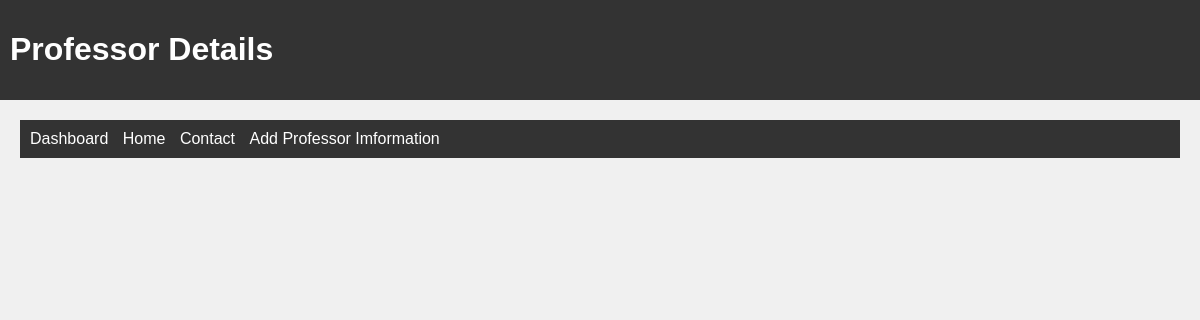
/professor_info/, run on an earlier commit of the app's database.
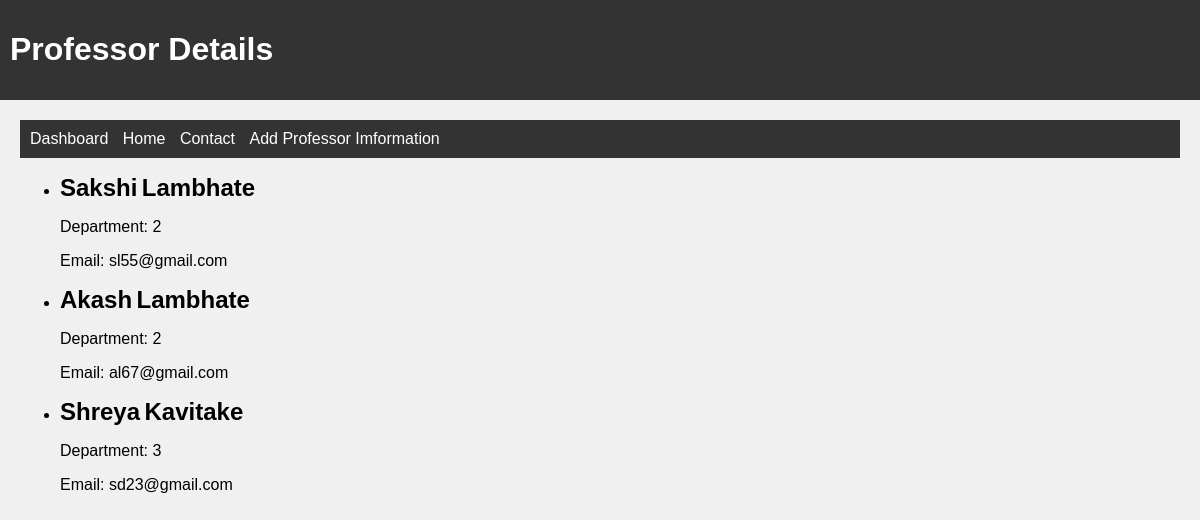
And on a later commit of the database.
### college_app/models.py (models this page shows, shortened)
class Professor(models.Model):
    first_name = models.CharField(max_length=50)
    last_name = models.CharField(max_length=50)
    department = models.ForeignKey(Department, on_delete=models.CASCADE)
    email = models.EmailField(max_length=100)

### college_app/views.py (the view)
# urls.py: path('professor_info/', views.professor_info, name='professor_info'),
def professor_info(request):
    template_name = 'college_app/professor_info.html'
    professors = Professor.objects.all()
    serializer =  ProfessorSerializer(professors, many=True)
    return render(request, template_name, {'serialized_data': serializer.data})

### college_app/templates/college_app/professor_info.html (shortened to what this page needs)
{% load static %}
<!DOCTYPE html>
<html lang="en">
<head>
    <link rel="stylesheet" href="{% static 'college_app/css/styles.css' %}">
</head>
<body>
    <header>
        <h1>Professor Details</h1>
    </header>
    <main>
        <header>
            <nav>
                <ul>
                    <li><a href="/">Dashboard</a></li>
                    <li><a href="/home/">Home</a></li>
                    <li><a href="/contact/">Contact</a></li>
                    <li><a href="/create_professor/">Add Professor Imformation</a></li>
                </ul>
            </nav>
        </header>
        <section>
            <ul>
                {% for professor in serialized_data %}
                    <li>
                        <h1 style="display: inline;">{{ professor.first_name }}</h1>
                        <h1 style="display: inline;">{{ professor.last_name }}</h1>
                        <p>Department: {{ professor.department }}</p>
                        <p>Email: {{ professor.email }}</p>
                    </li>
                {% endfor %}
            </ul>
        </section>
    </main>
</body>
</html>

### college_app/static/college_app/css/styles.css (style rules this page uses)
body { font-family: Arial, sans-serif; background-color: #f0f0f0; margin: 0; padding: 0; }
header { background-color: #333; color: #fff; padding: 10px; }
nav ul { list-style-type: none; margin: 0; padding: 0; }
nav ul li { display: inline; margin-right: 10px; }
nav ul li a { color: #fff; text-decoration: none; }
main { padding: 20px; }

What changed in the data, as far as the page shows it:
added Professor: first_name "Sakshi", last_name "Lambhate", email "sl55@gmail.com"
added Professor: first_name "Akash", last_name "Lambhate", email "al67@gmail.com"
added Professor: first_name "Shreya", last_name "Kavitake", email "sd23@gmail.com"
Also different on the page:
new list line: "Department: 2 Email:"
new list line: "Department: 3 Email:"
